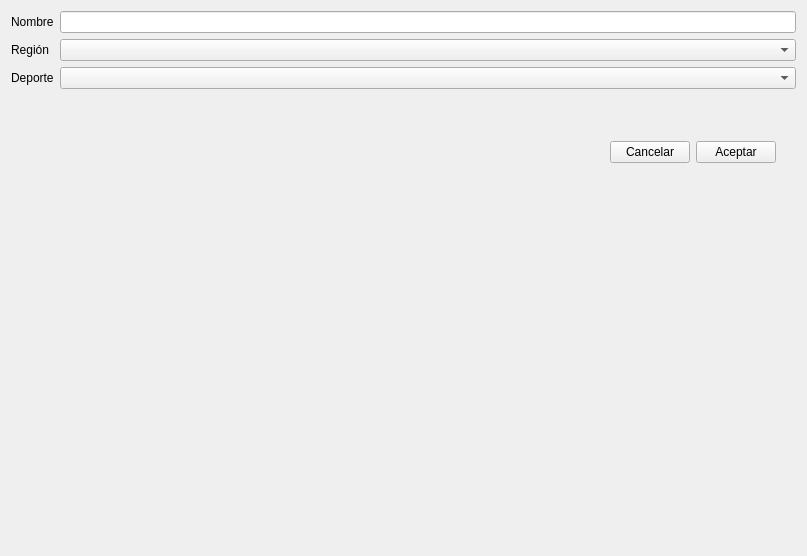
<?xml version="1.0" encoding="UTF-8"?>
<ui version="4.0">
 <class>Form</class>
 <widget class="QWidget" name="Form">
  <property name="geometry">
   <rect>
    <x>0</x>
    <y>0</y>
    <width>807</width>
    <height>556</height>
   </rect>
  </property>
  <property name="windowTitle">
   <string>Form</string>
  </property>
  <layout class="QVBoxLayout" name="verticalLayout">
   <item>
    <layout class="QHBoxLayout" name="horizontalLayout">
     <item>
      <layout class="QFormLayout" name="formLayout_2">
       <item row="0" column="0">
        <widget class="QLabel" name="label_8">
         <property name="text">
          <string>Nombre</string>
         </property>
        </widget>
       </item>
       <item row="0" column="1">
        <widget class="QLineEdit" name="txtName">
         <property name="focusPolicy">
          <enum>Qt::WheelFocus</enum>
         </property>
         <property name="dragEnabled">
          <bool>false</bool>
         </property>
         <property name="clearButtonEnabled">
          <bool>false</bool>
         </property>
        </widget>
       </item>
       <item row="1" column="0">
        <widget class="QLabel" name="label">
         <property name="text">
          <string>Región</string>
         </property>
        </widget>
       </item>
       <item row="1" column="1">
        <widget class="QComboBox" name="cmbRegion">
         <property name="editable">
          <bool>false</bool>
         </property>
        </widget>
       </item>
       <item row="2" column="1">
        <widget class="QComboBox" name="cmbSport"/>
       </item>
       <item row="2" column="0">
        <widget class="QLabel" name="label_2">
         <property name="text">
          <string>Deporte</string>
         </property>
        </widget>
       </item>
       <item row="3" column="1">
        <layout class="QGridLayout" name="gridLayout_2">
         <item row="2" column="3">
          <widget class="QPushButton" name="btnAccept">
           <property name="maximumSize">
            <size>
             <width>100</width>
             <height>16777215</height>
            </size>
           </property>
           <property name="text">
            <string>Aceptar</string>
           </property>
          </widget>
         </item>
         <item row="2" column="2">
          <widget class="QPushButton" name="btnCancel">
           <property name="maximumSize">
            <size>
             <width>100</width>
             <height>16777215</height>
            </size>
           </property>
           <property name="text">
            <string>Cancelar</string>
           </property>
          </widget>
         </item>
         <item row="2" column="4">
          <spacer name="horizontalSpacer_3">
           <property name="orientation">
            <enum>Qt::Horizontal</enum>
           </property>
           <property name="sizeType">
            <enum>QSizePolicy::Fixed</enum>
           </property>
           <property name="sizeHint" stdset="0">
            <size>
             <width>20</width>
             <height>20</height>
            </size>
           </property>
          </spacer>
         </item>
         <item row="2" column="0">
          <spacer name="horizontalSpacer_2">
           <property name="orientation">
            <enum>Qt::Horizontal</enum>
           </property>
           <property name="sizeHint" stdset="0">
            <size>
             <width>40</width>
             <height>20</height>
            </size>
           </property>
          </spacer>
         </item>
         <item row="0" column="3" rowspan="2">
          <spacer name="verticalSpacer">
           <property name="orientation">
            <enum>Qt::Vertical</enum>
           </property>
           <property name="sizeHint" stdset="0">
            <size>
             <width>20</width>
             <height>40</height>
            </size>
           </property>
          </spacer>
         </item>
        </layout>
       </item>
      </layout>
     </item>
    </layout>
   </item>
  </layout>
 </widget>
 <resources/>
 <connections/>
</ui>
